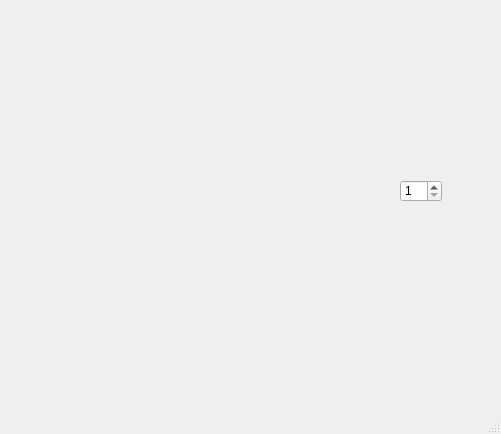
<?xml version="1.0" encoding="UTF-8"?>
<ui version="4.0">
 <class>MainWindow</class>
 <widget class="QMainWindow" name="MainWindow">
  <property name="geometry">
   <rect>
    <x>0</x>
    <y>0</y>
    <width>501</width>
    <height>434</height>
   </rect>
  </property>
  <property name="windowTitle">
   <string>斗地主</string>
  </property>
  <widget class="QWidget" name="centralwidget">
   <widget class="QSpinBox" name="CardNumBox">
    <property name="geometry">
     <rect>
      <x>400</x>
      <y>180</y>
      <width>42</width>
      <height>22</height>
     </rect>
    </property>
    <property name="minimum">
     <number>1</number>
    </property>
    <property name="maximum">
     <number>54</number>
    </property>
    <property name="value">
     <number>1</number>
    </property>
   </widget>
   <widget class="QWidget" name="CardWidget" native="true">
    <property name="geometry">
     <rect>
      <x>80</x>
      <y>280</y>
      <width>301</width>
      <height>51</height>
     </rect>
    </property>
   </widget>
  </widget>
  <widget class="QMenuBar" name="menubar">
   <property name="geometry">
    <rect>
     <x>0</x>
     <y>0</y>
     <width>501</width>
     <height>22</height>
    </rect>
   </property>
  </widget>
  <widget class="QStatusBar" name="statusbar"/>
 </widget>
 <resources/>
 <connections/>
</ui>
